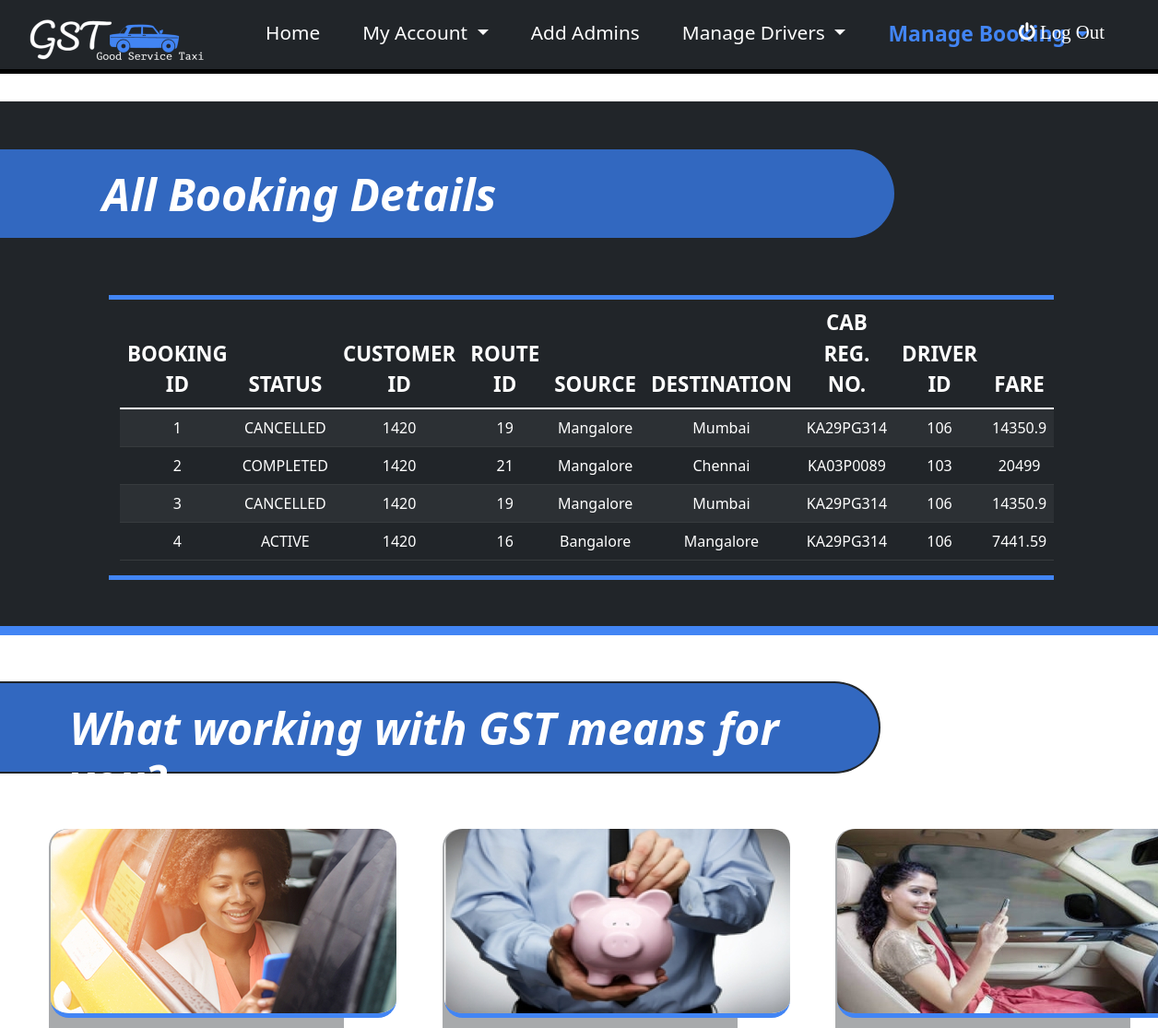
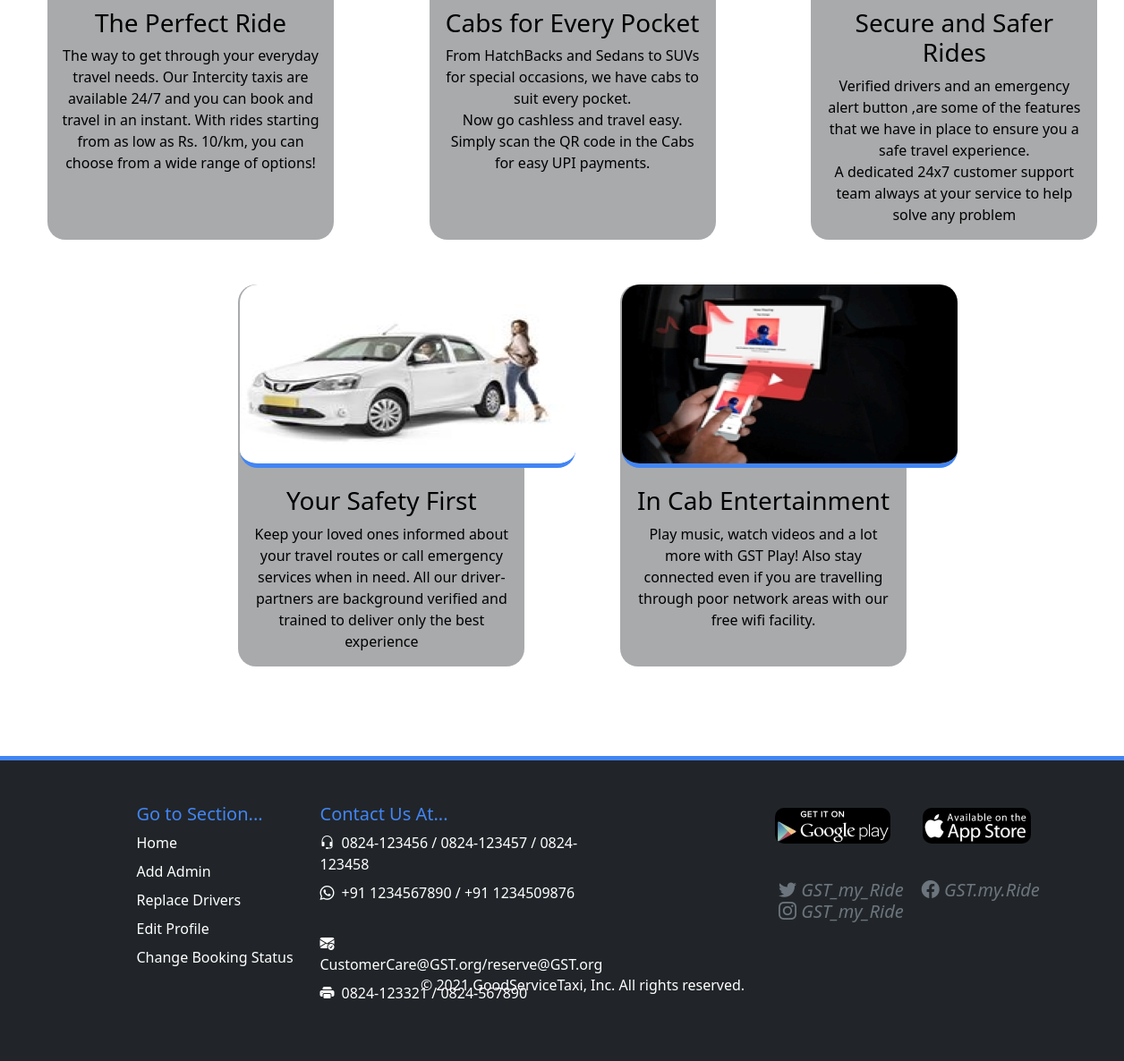
Page /ViewAll on the committed database (2 pictures, top to bottom).
### tables this page shows
CREATE TABLE Booking(
booking_id INTEGER PRIMARY KEY AUTOINCREMENT,
customer_id REFERENCES customer(customer_id),
route_id REFERENCES route(route_id),
reg_no REFERENCES Cab(reg_no),
driver_id REFERENCES CAB(driver_id),
total_fare number(10,2) not null,
status varchar2(20) default 'ACTIVE' not null);

CREATE TABLE route( 
     route_id integer primary key autoincrement, 
     source varchar2(20), 
    destination varchar2(20), 
   fare number(10,2) NOT NULL, 
   distance varchar2(10), 
   time varchar2(10));

### app.py (the view)
@app.route('/ViewAll',methods=("GET","POST"))
def ViewAll():
    con = sqlite3.connect("DBMS.db")
    cur = con.cursor()
    query = "SELECT * FROM BOOKING ORDER BY CUSTOMER_ID"
    cur.execute(query)
    rows = cur.fetchall()
    row2 = []
    for i in rows:
        row3 = []
        for j in range(len(i)):
            row3.append(i[j])
        row2.append(row3)
    if len(rows)==0:
        flash("No Bookings Founds !!!")
        return render_template('Adminindex.html',userid=userid,adminid=adminid)
    for i in row2:
        cur.execute("select route_id,source,destination from route where route_id="+str(i[2]))
        i[2]=cur.fetchone()
    con.close()
    return render_template('ViewAll.html',adminid=adminid,rows=row2)

### templates/ViewAll.html (shortened to what this page needs)
{% extends "AdminBase.html" %}
{% block content %}
<div class="row" id="mainContainer">
  <h1 class="title2">All Booking Details</h1>
  <div id="table" class="col-10 offset-1"  >
    <table class="table table-dark table-striped">
      <thead>
          <tr>
            <th scope="col">BOOKING ID</th>
            <th scope="col">STATUS</th>
            <th scope="col">CUSTOMER ID</th>
            <th scope="col">ROUTE ID</th>
            <th scope="col">SOURCE</th>
            <th scope="col">DESTINATION</th>
            <th scope="col">CAB REG. NO.</th>
            <th scope="col">DRIVER ID</th>
            <th scope="col">FARE</th>
          </tr>
      </thead>
      <tbody>
          {% for rowdata in rows %}
          <tr>
            <td>{{rowdata[0]}}</td>
            <td>{{rowdata[6]}}</td>
            <td>{{rowdata[1]}}</td>
            <td>{{rowdata[2][0]}}</td>
            <td>{{rowdata[2][1]}}</td>
            <td>{{rowdata[2][2]}}</td>
            <td>{{rowdata[3]}}</td>
            <td>{{rowdata[4]}}</td>
            <td>{{rowdata[5]}}</td>
          </tr>
          {% endfor %}
      </tbody>
  </table>
  </div>
</div>
{% endblock %}

### templates/ViewAll.html (style rules this page uses)
#mainContainer { background-color: #212529;margin-top: 30px; color: white;padding-left: 50px; border-bottom: 10px #4285F4 solid; }
.title2 { color: white;font-weight: 700;margin-left: -50px;background-color: #4285F4;padding-top: 20px; padding-left: 20%;border-top-right-radius: 50px;border-bottom-right-radius: 50px; width: 80%;height: 100px; border: 2px #212529 solid; border-left: 0px;margin-bottom: 60px;margin-top: 50px; font-size: 3em;font-style: italic; }
#table { margin-top: 0px; margin-bottom: 50px; margin-left: 80px; border-top: 5px #4285F4 solid; border-bottom: 5px #4285F4 solid; }
th { font-size: 1.4em;text-align: center; }
tr { text-align: center; }

### templates/AdminBase.html (style rules this page uses)
.title2 { color: white;font-weight: 700;margin-left: -50px;background-color: #3268c0;padding-top: 20px; padding-left: 10%;border-top-right-radius: 50px;border-bottom-right-radius: 50px; width: 80%;height: 100px; border: 2px #212529 solid; border-left: 0px;margin-bottom: 60px;margin-top: 50px; font-size: 3em;font-style: italic; }

### rows in the picture
Booking: booking_id "1", status "CANCELLED", customer "1420", route_id "19", source "Mangalore", destination "Mumbai", reg_no "KA29PG314", driver "106", total_fare "14350.9"
Booking: booking_id "2", status "COMPLETED", customer "1420", route_id "21", source "Mangalore", destination "Chennai", reg_no "KA03P0089", driver "103", total_fare "20499"
Booking: booking_id "3", status "CANCELLED", customer "1420", route_id "19", source "Mangalore", destination "Mumbai", reg_no "KA29PG314", driver "106", total_fare "14350.9"
Booking: booking_id "4", status "ACTIVE", customer "1420", route_id "16", source "Bangalore", destination "Mangalore", reg_no "KA29PG314", driver "106", total_fare "7441.59"
